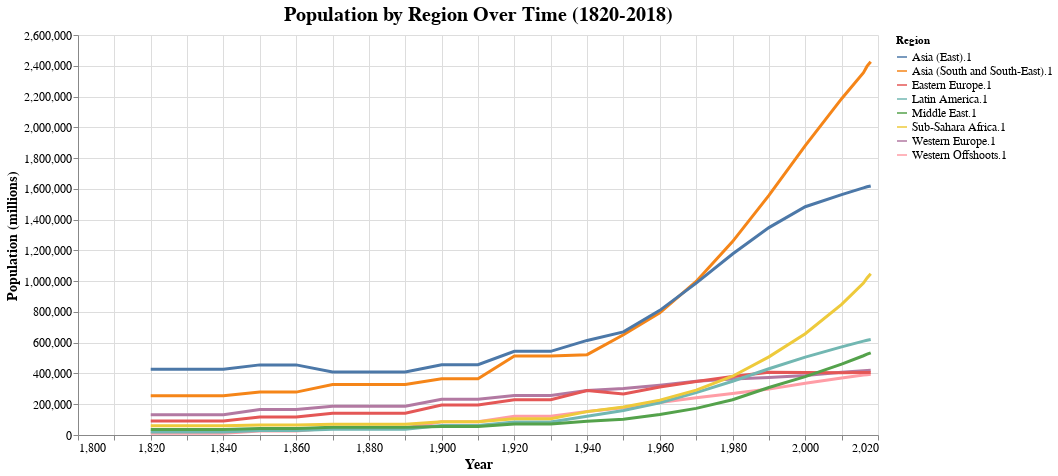

The notebook cell this image was saved under:
### Code cell
# Fill NaN values using forward fill strategy
df_regional_population = df_regional_population.ffill()
# Create the population visualization with filled data and linear y-axis
population_chart = alt.Chart(
    df_regional_population.reset_index()
    .melt(id_vars='Year', var_name='Region', value_name='Population')
    .query("Region != 'index'")
).mark_line(
    strokeWidth=3
).encode(
    x=alt.X('Year:Q',
            title='Year',
            scale=alt.Scale(domain=[1800, 2020])),
    y=alt.Y('Population:Q',
            title='Population (millions)'),  # Removed log scale
    color=alt.Color(
        'Region:N',
        legend=alt.Legend(
            orient='right',
            title='Region',
            labelFontSize=12
        )
    ),
    tooltip=['Year', 'Region', 'Population']
).properties(
    width=800,
    height=400,
    title={
        'text': 'Population by Region Over Time (1820-2018)',
        'fontSize': 20,
        'anchor': 'middle'
    }
).configure_axis(
    labelFontSize=12,
    titleFontSize=14
).configure_view(
    strokeWidth=0
)

population_chart

### Figure 1 — Vega-Lite specification as saved in the notebook (floating-point values rounded to 4 significant figures; data arrays with more than 128 entries replaced by an {"elided": "..."} marker saying what was removed)
{"config": {"view": {"continuousWidth": 300, "continuousHeight": 300, "strokeWidth": 0}, "axis": {"labelFontSize": 12, "titleFontSize": 14}}, "data": {"name": "data-fabd1d47eb3e90daafff6a41477d337d"}, "mark": {"type": "line", "strokeWidth": 3}, "encoding": {"color": {"field": "Region", "legend": {"labelFontSize": 12, "orient": "right", "title": "Region"}, "type": "nominal"}, "tooltip": [{"field": "Year", "type": "quantitative"}, {"field": "Region", "type": "nominal"}, {"field": "Population", "type": "quantitative"}], "x": {"field": "Year", "scale": {"domain": [1800, 2020]}, "title": "Year", "type": "quantitative"}, "y": {"field": "Population", "title": "Population (millions)", "type": "quantitative"}}, "height": 400, "title": {"text": "Population by Region Over Time (1820-2018)", "fontSize": 20, "anchor": "middle"}, "width": 800, "$schema": "https://vega.github.io/schema/vega-lite/v5.20.1.json", "datasets": {"data-fabd1d47eb3e90daafff6a41477d337d": {"elided": "192 records"}}}
